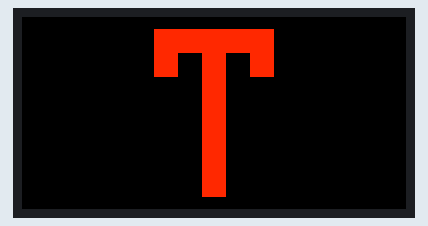
This sketch was run on a simulated Arduino Uno, built with avr-gcc and run on an emulated ATmega328P. On the bench: 64×32 colour display.

Above: at 0.1 s.

The sketch:

MBTA-Arrivals_0.2.ino
```cpp
// Defines the buffer height / the maximum height of the matrix
//#define PxMATRIX_MAX_HEIGHT 64

// Defines the buffer width / the maximum width of the matrix
//#define PxMATRIX_MAX_WIDTH 64

// Defines how long we display things by default
//#define PxMATRIX_DEFAULT_SHOWTIME 30

// Defines the speed of the SPI bus (reducing this may help if you experience noisy images)
//#define PxMATRIX_SPI_FREQUENCY 20000000

#include <PxMatrix.h>
#define P_LAT 16
#define P_A 5
#define P_B 4
#define P_C 15
#define P_D 12
#define P_E 0
#define P_OE 2
#define PxMATRIX_COLOR_DEPTH 3
#define matrix_width 64
#define matrix_height 32

// This defines the 'on' time of the display is us. The larger this number,
// the brighter the display. If too large the ESP will crash
uint8_t display_draw_time=60; //30-70 is usually fine
PxMATRIX display(64,32,P_LAT, P_OE,P_A,P_B,P_C,P_D);
uint16_t myORANGE = display.color565(255, 40, 0);
void setup() {

 Serial.begin(9600);
  display.begin(16);
  //display.setColorOffset(5, 5,5); //Minimum color values
  display.setColorOrder(BBRRGG);
  //display.setPanelsWidth(2); //User later for adding second panel
  display.setBrightness(200);
  display.clearDisplay();
  display.setTextSize(4);
  display.setTextColor(myORANGE);
  display.setCursor(22,2);
  display.print("T");
  delay(3000);

}
union single_double{
  uint8_t two[2];
  uint16_t one;
} this_single_double;

unsigned long last_draw=0;
void scroll_text(uint8_t ypos, unsigned long scroll_delay, String text, uint8_t colorR, uint8_t colorG, uint8_t colorB)
{
    uint16_t text_length = text.length();
    display.setTextWrap(false);  // we don't wrap text so it scrolls nicely
    display.setTextSize(2);
    display.setRotation(0);
    display.setTextColor(display.color565(colorR,colorG,colorB));

    for (int xpos=matrix_width; xpos>-(matrix_width+text_length*5); xpos--)
    {
      display.setTextColor(display.color565(colorR,colorG,colorB));
      display.clearDisplay();
      display.setCursor(xpos,ypos);
      display.println(text);
      delay(scroll_delay);
      yield();

      delay(scroll_delay/5);
      yield();

    }
}

uint8_t icon_index=0;
void loop() {
  scroll_text(9,50,"Display Train Var Here",255,40,0);
  display.clearDisplay();

  delay(500);
  for (uint8_t dimm=255; dimm>0; dimm--)
  {
    display.setBrightness(dimm);
    delay(5);
  }
  for (uint8_t dimm=0; dimm<255; dimm++)
  {
    display.setBrightness(dimm);
    delay(5);
  }

}
```
